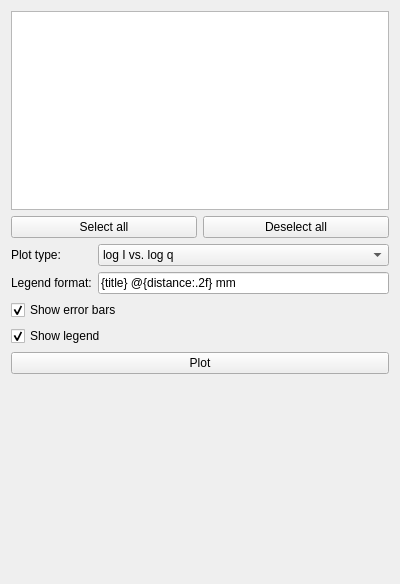
       <widget class="QWidget" name="compareCurvesPage">
        <property name="geometry">
         <rect>
          <x>0</x>
          <y>0</y>
          <width>400</width>
          <height>584</height>
         </rect>
        </property>
        <attribute name="label">
         <string>Compare scattering curves</string>
        </attribute>
        <layout class="QGridLayout" name="gridLayout_13">
         <item row="8" column="0" colspan="2">
          <spacer name="verticalSpacer_6">
           <property name="orientation">
            <enum>Qt::Vertical</enum>
           </property>
           <property name="sizeHint" stdset="0">
            <size>
             <width>0</width>
             <height>0</height>
            </size>
           </property>
          </spacer>
         </item>
         <item row="1" column="0" colspan="2">
          <widget class="QTreeView" name="cmpSampleTreeView"/>
         </item>
         <item row="2" column="1">
          <widget class="QPushButton" name="cmpDeselectAllSamplesPushButton">
           <property name="text">
            <string>Deselect all</string>
           </property>
          </widget>
         </item>
         <item row="2" column="0">
          <widget class="QPushButton" name="cmpSelectAllSamplesPushButton">
           <property name="text">
            <string>Select all</string>
           </property>
          </widget>
         </item>
         <item row="7" column="0" colspan="2">
          <widget class="QPushButton" name="cmpPlotPushButton">
           <property name="text">
            <string>Plot</string>
           </property>
          </widget>
         </item>
         <item row="3" column="0" colspan="2">
          <layout class="QGridLayout" name="gridLayout_14">
           <item row="1" column="1">
            <widget class="QLineEdit" name="cmpLabelLineEdit">
             <property name="text">
              <string>{title} @{distance:.2f} mm</string>
             </property>
             <property name="clearButtonEnabled">
              <bool>false</bool>
             </property>
            </widget>
           </item>
           <item row="0" column="0">
            <widget class="QLabel" name="label_22">
             <property name="text">
              <string>Plot type:</string>
             </property>
            </widget>
           </item>
           <item row="1" column="0">
            <widget class="QLabel" name="label_23">
             <property name="text">
              <string>Legend format:</string>
             </property>
            </widget>
           </item>
           <item row="0" column="1">
            <widget class="QComboBox" name="cmpPlotTypeComboBox">
             <property name="sizePolicy">
              <sizepolicy hsizetype="Preferred" vsizetype="Fixed">
               <horstretch>1</horstretch>
               <verstretch>0</verstretch>
              </sizepolicy>
             </property>
             <item>
              <property name="text">
               <string>log I vs. log q</string>
              </property>
             </item>
             <item>
              <property name="text">
               <string>I vs. log q</string>
              </property>
             </item>
             <item>
              <property name="text">
               <string>log I vs. q</string>
              </property>
             </item>
             <item>
              <property name="text">
               <string>I vs. q</string>
              </property>
             </item>
            </widget>
           </item>
           <item row="2" column="0" colspan="2">
            <widget class="QCheckBox" name="cmpErrorBarsCheckBox">
             <property name="text">
              <string>Show error bars</string>
             </property>
             <property name="checked">
              <bool>true</bool>
             </property>
            </widget>
           </item>
           <item row="3" column="0" colspan="2">
            <widget class="QCheckBox" name="cmpLegendCheckBox">
             <property name="text">
              <string>Show legend</string>
             </property>
             <property name="checked">
              <bool>true</bool>
             </property>
            </widget>
           </item>
          </layout>
         </item>
        </layout>
       </widget>
